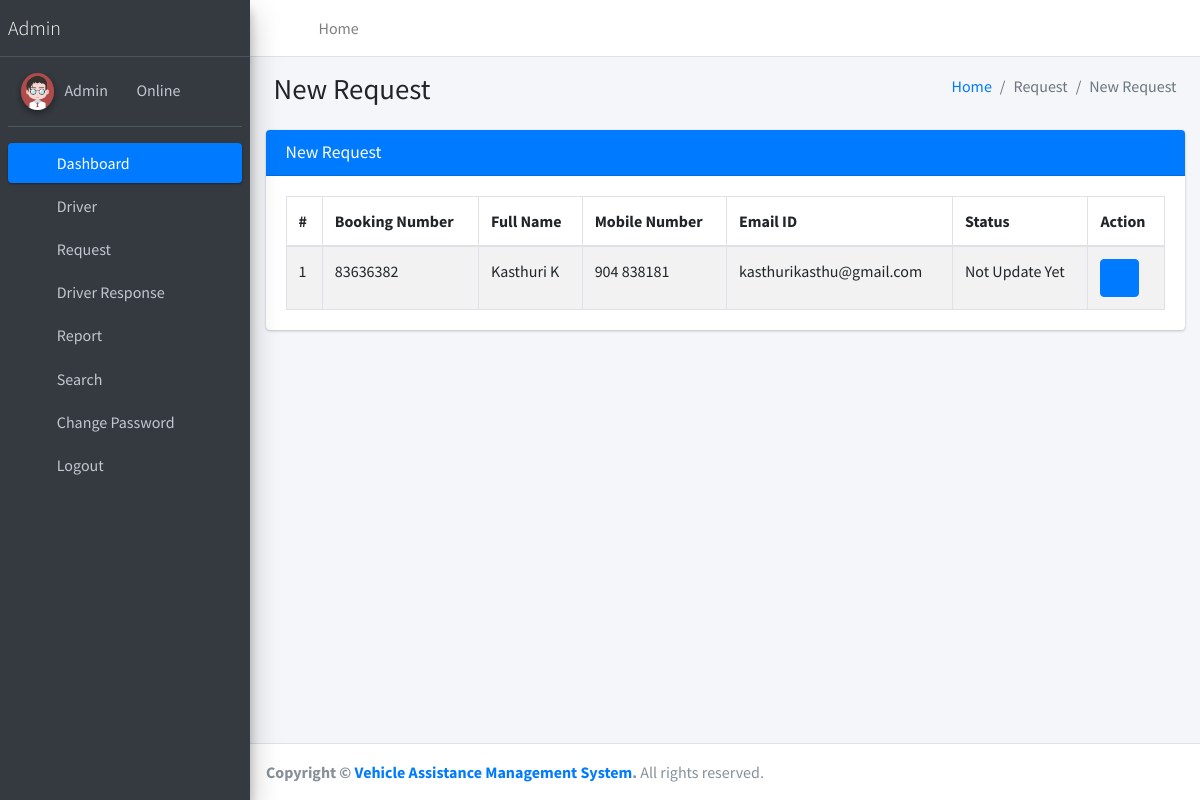
/newRequest, run on the app's committed database.
### vehicleassist/models.py (models this page shows, shortened)
class Book(models.Model):
    user = models.ForeignKey(User, on_delete=models.CASCADE, null=True)
    BookingNumber = models.CharField(max_length=150, null=True)
    PhoneNumber = models.CharField(max_length=15, null=True)
    PickupLoc = models.CharField(max_length=150, null=True)
    Destination = models.CharField(max_length=200, null=True)
    PickupDate = models.DateField(null=True)
    PickupTime = models.TimeField(null=True)
    DateofRequest = models.DateTimeField(auto_now_add=True)
    Remark = models.CharField(max_length=250, null=True)
    Status = models.CharField(max_length=150, null=True)
    AssignTo = models.ForeignKey(Driver, on_delete=models.CASCADE, null=True)
    UpdationDate = models.DateField(null=True)

### vehicleassist/views.py (the view)
# urls.py: path('newRequest', newRequest, name='newRequest'),
def newRequest(request):
    book = Book.objects.filter(Status__isnull=True)
    return render(request, 'admin/newRequest.html', locals())

### vehicleassist/templates/admin/newRequest.html
{% extends 'adminNavbar.html' %}
{% block main %}
{% load static %}
<section class="content">
    <div class="content-header">
        <div class="container-fluid">
            <div class="row mb-2">
                <div class="col-sm-6">
                    <h1 class="m-0">New Request</h1>
                </div>
                <div class="col-sm-6">
                    <ol class="breadcrumb float-sm-right">
                        <li class="breadcrumb-item"><a href="{% url 'dashboard' %}">Home</a></li>
                        <li class="breadcrumb-item active">Request</li>
                        <li class="breadcrumb-item active">New Request</li>
                    </ol>
                </div>
            </div>
        </div>
    </div>
    <div class="container-fluid">
        <div class="row">
            <div class="col-md-12">
                <div class="card card-primary">
                    <div class="card-header">
                        <h3 class="card-title">New Request</h3>
                    </div>
                    <div class="card-body">
						<table id="example1" class="table table-bordered table-striped">
							<thead>
								<tr>
									<th>#</th>
									<th>Booking Number</th>
                                    <th>Full Name</th>
                                    <th>Mobile Number</th>
                                    <th>Email ID</th>
                                    <th>Status</th>
									<th>Action</th>
								</tr>
							</thead>
							<tbody>
                                {% for i in book %}
								<tr>
									<td>{{forloop.counter}}</td>
									<td>{{i.BookingNumber}}</td>
                                    <td>{{i.user.first_name}} {{i.user.last_name}}</td>
                                    <td>{{i.PhoneNumber}}</td>
                                    <td>{{i.user.username}}</td>
                                    {% if not i.Status %}
                                        <td>Not Update Yet</td>
                                    {% else %}
                                        <td>{{i.Status}}</td>
                                    {% endif %}
									<td>
										<div class="btn-group">
											<a class="btn btn-primary"
												href="{% url 'viewRequestDetails' i.id %}"><i
												class="fa fa-eye"></i></a>
										</div>
									</td>
								</tr>
								{% endfor %}
							</tbody>
						</table>
					</div>
                </div>
            </div>
        </div>
    </div>
</section>
{% endblock %}

### data on the page
Book: BookingNumber "83636382", user.first_name "Kasthuri", user.last_name "K", PhoneNumber "904 838181", user.username "kasthurikasthu@gmail.com", shows "Not Update Yet"
